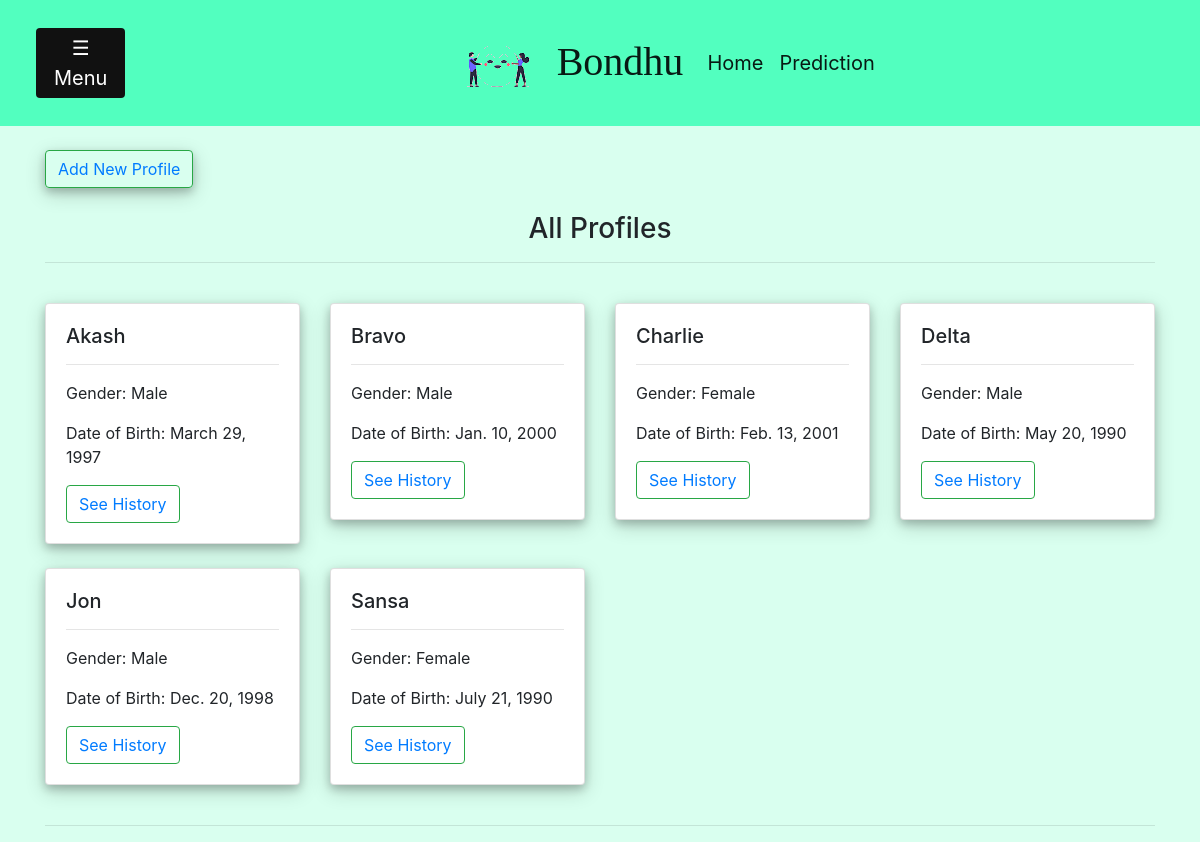
/, run on an earlier commit of the app's database.
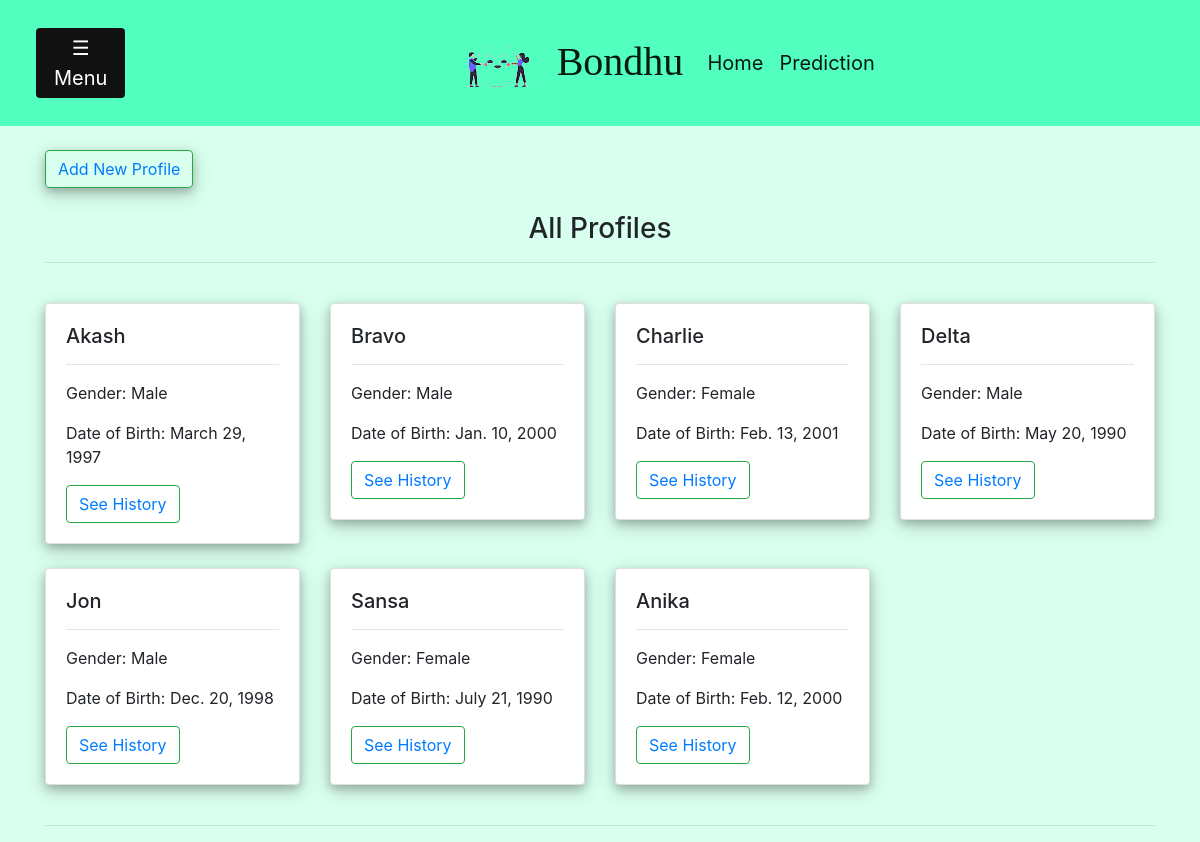
And on a later commit of the database.
### main/models.py (models this page shows, shortened)
class Profiles(models.Model):
    name = models.CharField(max_length=200,null=True)
    gender = models.CharField(max_length=100,null=True)
    date_of_birth = models.DateField(null=True)

### main/views.py (the view)
# urls.py: 2. Add a URL to urlpatterns:  path('', views.home, name='home')
def home(response):
    ls = Profiles.objects.all()
    return render(response, "main/home.html",{"ls":ls})

### main/templates/main/home.html (shortened to what this page needs)
{% extends 'main/base.html'%}
{% load static %}
{%block content%}
{% include 'module/header.html' %}
<br>
<div class="container">
<button type="button" class="btn btn-outline-success"  style="box-shadow: 0 4px 8px 0 rgba(0, 0, 0, 0.2), 0 6px 20px 0 rgba(0, 0, 0, 0.19);"><a href="/addprofile">
  Add New Profile
</a>
</button>
</div>
<br>
<div class="container">
  <h3 style="text-align: center;">All Profiles</h3>
  <hr>
  <br>
  <div class="row">
      {% for item in ls %}
              <div class="col-md-3">
              <div class="card mb-4"style="box-shadow: 0 4px 8px 0 rgba(0, 0, 0, 0.2), 0 6px 20px 0 rgba(0, 0, 0, 0.19); margin:auto;">
                  <div class="card-body">
                    <h5 class="card-title">{{ item.name | capfirst }}</h5>
                    <hr>
                    <p class="card-text">
                     <p> Gender: {{ item.gender | capfirst }}</p>
                      <p>Date of Birth: {{ item.date_of_birth }}</p>
                    </p>
                    <button class="btn btn-outline-success"><a href='{% url "history" item.id %}'>See History</a> </button>
                  </div>
                </div>
              </div>
      {% endfor %}
  </div>
  <hr>
  </div>
{%endblock%}

What changed in the data, as far as the page shows it:
added Profiles: name "Anika", gender "Female", date_of_birth "Feb. 12, 2000"
